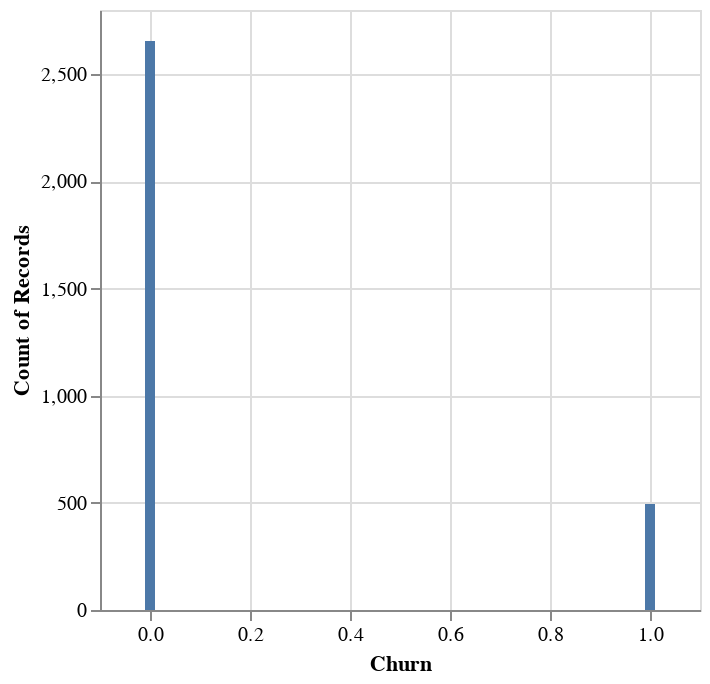

The notebook cell this image was saved under:
### Markdown cell above
##### Balance of Churn

### Code cell
chart = alt.Chart(data).mark_bar().encode(
    x=alt.X('Churn'),
    y=alt.Y('count()'))

chart

### Figure 1 — Vega specification as saved in the notebook (floating-point values rounded to 4 significant figures)
{"$schema": "https://vega.github.io/schema/vega/v5.json", "data": [{"name": "source_0", "values": [{"Churn": 0, "__count": 2655}, {"Churn": 1, "__count": 495}]}, {"name": "source_0_x_domain_Churn", "values": [{"min": 0, "max": 1}]}, {"name": "source_0_y_domain___count", "values": [{"min": 495, "max": 2655}]}], "marks": [{"type": "rect", "name": "marks", "from": {"data": "source_0"}, "encode": {"update": {"y": {"field": "__count", "scale": "y"}, "ariaRoleDescription": {"value": "bar"}, "y2": {"value": 0, "scale": "y"}, "width": {"value": 5}, "xc": {"field": "Churn", "scale": "x"}, "description": {"signal": "\"Churn: \" + (format(datum[\"Churn\"], \"\")) + \"; Count of Records: \" + (format(datum[\"__count\"], \"\"))"}, "fill": {"value": "#4c78a8"}}}, "style": ["bar"]}], "scales": [{"name": "x", "type": "linear", "domain": [{"signal": "(data(\"source_0_x_domain_Churn\")[0] || {}).min"}, {"signal": "(data(\"source_0_x_domain_Churn\")[0] || {}).max"}], "range": [0, {"signal": "width"}], "padding": 5, "nice": true, "zero": false}, {"name": "y", "type": "linear", "domain": [{"signal": "(data(\"source_0_y_domain___count\")[0] || {}).min"}, {"signal": "(data(\"source_0_y_domain___count\")[0] || {}).max"}], "range": [{"signal": "height"}, 0], "zero": true, "nice": true}], "axes": [{"scale": "x", "zindex": 0, "grid": true, "gridScale": "y", "maxExtent": 0, "labels": false, "orient": "bottom", "domain": false, "aria": false, "tickCount": {"signal": "ceil(width/40)"}, "ticks": false, "minExtent": 0}, {"scale": "y", "ticks": false, "zindex": 0, "orient": "left", "gridScale": "x", "maxExtent": 0, "tickCount": {"signal": "ceil(height/40)"}, "minExtent": 0, "aria": false, "labels": false, "grid": true, "domain": false}, {"scale": "x", "orient": "bottom", "grid": false, "title": "Churn", "labelFlush": true, "tickCount": {"signal": "ceil(width/40)"}, "zindex": 0, "labelOverlap": true}, {"scale": "y", "grid": false, "orient": "left", "labelOverlap": true, "zindex": 0, "title": "Count of Records", "tickCount": {"signal": "ceil(height/40)"}}], "padding": 5, "background": "white", "height": 300, "style": "cell", "width": 300}
